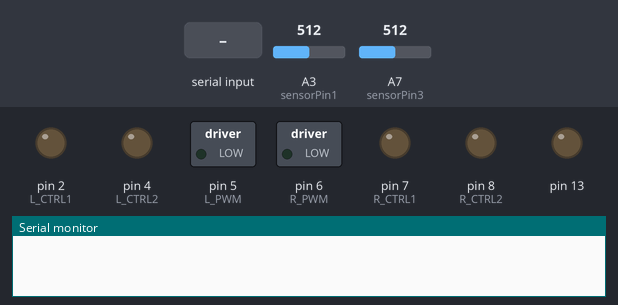
Bench run of a sketch on a simulated Arduino Nano, built with avr-gcc and run on an emulated ATmega328P. Parts: switched loads named in the sketch (green lamp = pin HIGH), output pins drawn as LEDs (lit = HIGH), the last lines printed to the serial monitor. Inputs (shaded band) come from the test bench; at power-on: A3 (sensorPin1) = 512, A7 (sensorPin3) = 512.

Above: at 1.2 s.
1.3 s: byte 1 (1) received over Serial
At 2.2 s:
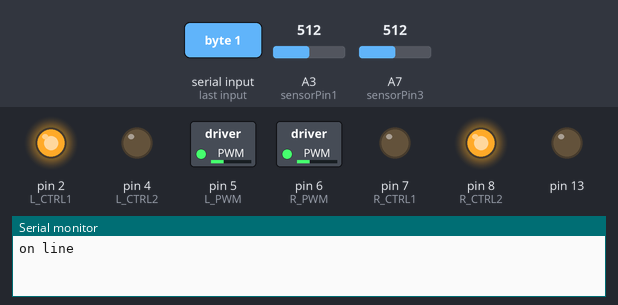
Timing chart, 0 to 4.3 s (numbered marks = the images above; inputs shaded):
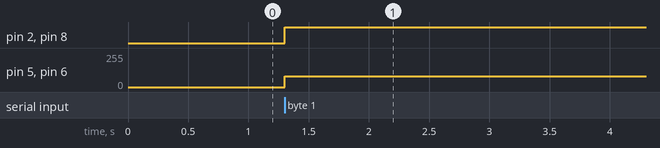

Measured:
- after the input at 1.3 s, pin 2 (L_CTRL1), pin 8 (R_CTRL2): LOW → HIGH at once; pin 5 (L_PWM), pin 6 (R_PWM): 0/255 → 80/255 at once

The sketch:

lineFollow_w_bluetooth.ino
```cpp
#define    L_CTRL1   2
#define    L_CTRL2   4
#define    L_PWM     5

#define    R_CTRL1   7
#define    R_CTRL2   8
#define    R_PWM     6

#define LINETHRESHOLD 150

byte line1;

int sensorPin1 = A3;
int sensorPin3 = A7;

int right;
int left;

void setup() {
  Serial.begin(115200);

  pinMode(L_CTRL1, OUTPUT);
  pinMode(L_CTRL2, OUTPUT);
  pinMode(L_PWM, OUTPUT);

  pinMode(R_CTRL1, OUTPUT);
  pinMode(R_CTRL2, OUTPUT);
  pinMode(R_PWM, OUTPUT);

  pinMode(sensorPin1, INPUT);
  pinMode(sensorPin3, INPUT);
  pinMode(13, OUTPUT);
}

void loop() {

  right = analogRead(sensorPin1);
  left = analogRead(sensorPin3);

  line1 = Serial.read();

  if (line1 == 1)
  {
    lineFollow();
  }
}

/*****************************************************************************/

void lineFollow () {
      // if on the line, drive left and right at the same speed (left is CCW / right is CW)
    if ((left >= LINETHRESHOLD) && (right >= LINETHRESHOLD))
    {
      Serial.println("on line");
      rightMotor(80);
      leftMotor(80);
    }

    // if the line is under the right sensor, adjust relative speeds to turn to the right
    else if ((left < LINETHRESHOLD) && (right >= LINETHRESHOLD))
    {
      Serial.println("go right");
      leftMotor(80);
      rightMotor(0);
    }

    // if the line is under the left sensor, adjust relative speeds to turn to the left
    else if ((right < LINETHRESHOLD) && (left >= LINETHRESHOLD))
    {
      Serial.println("go left");
      leftMotor(0);
      rightMotor(80);
    }

    else if ((left < LINETHRESHOLD) && (right < LINETHRESHOLD))
    {
      Serial.println("off line");
      rightMotor(0);
      leftMotor(0);
    }
}

/******************************************************************************/

void leftMotor(int motorPower)
{
  motorPower = constrain(motorPower, -255, 255);
  if (motorPower <= 0)
  {
    // forward
    digitalWrite(L_CTRL1, LOW);
    digitalWrite(L_CTRL2, HIGH);
    analogWrite(L_PWM, abs(motorPower));
  }
  else
  {
    // reverse
    digitalWrite(L_CTRL1, HIGH);
    digitalWrite(L_CTRL2, LOW);
    analogWrite(L_PWM, abs(motorPower));
  }
}

/*******************************************************************************/
void leftBrake()
{
  digitalWrite(L_CTRL1, HIGH);
  digitalWrite(L_CTRL2, HIGH);
  analogWrite(L_PWM, 0);
}
/*******************************************************************************/
void rightMotor(int motorPower)
{
  motorPower = constrain(motorPower, -255, 255);   // constrain motorPower to -255 to +255
  if (motorPower <= 0)
  {
    // forward
    digitalWrite(R_CTRL1, HIGH);
    digitalWrite(R_CTRL2, LOW);
    analogWrite(R_PWM, abs(motorPower));
  }
  else
  {
    // reverse
    digitalWrite(R_CTRL1, LOW);
    digitalWrite(R_CTRL2, HIGH);
    analogWrite(R_PWM, abs(motorPower));
  }
}

/*******************************************************************************/
void rightBrake()
{
  digitalWrite(L_CTRL1, HIGH);
  digitalWrite(L_CTRL2, HIGH);
  analogWrite(R_PWM, 0);
}
```
